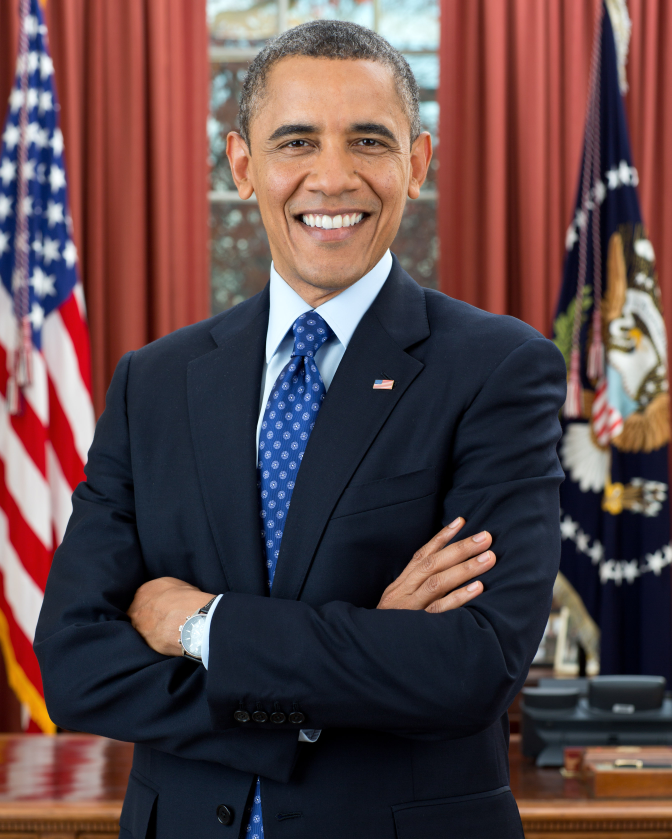
#> input picture Resimler/BarackObama.jpg, 2687 x 3356 px, given in place of the camera (shown at 1/4 size)
$ python ax_top_izleme.py
#> lines starting #> are read from the running program, lines starting #| are printed output that depends on the picture; after the words box and inside, x2 and y2 are one past the last pixel; in counts of white or black regions, pixels touching at a corner belong together
import cv2
import imutils

deltax = 0
deltay = 0


GENISLIK = 600
SADECE_MAX = False
#renk araliklarimiz
YESIL = ((29,86,6),(64,255,255))
KIRMIZI = ((139,0,0),(255,160,122))
MAVI = ((110,50,50),(130,255,255))
TURUNCU = ((160,100,47),(179,255,255))
SARI = ((10,100,100),(40,255,255))

altRenk, ustRenk = MAVI# rengimizi mavi olarak aldik


#dahili kamerayi okuma islemi
kamera = cv2.VideoCapture(0)

cv2.namedWindow('kare')
cv2.moveWindow('kare',10,10)
cv2.namedWindow('maske')
cv2.moveWindow('maske',GENISLIK+deltax,10)

while True:
    (ok,kare) = kamera.read()
#> kare is the input picture: shape (3356, 2687, 3); mean B, G, R 71.7, 70, 92.5
    # en boy oraninin korunmasini saglar genislik degerine gore yuksekligi oranliyor
    kare = imutils.resize(kare,GENISLIK)
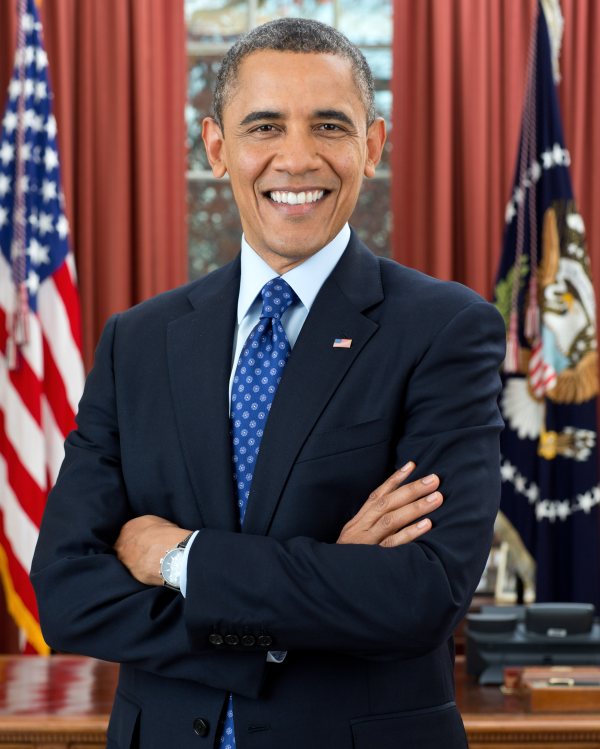
#> kare: shape (749, 600, 3); mean B, G, R 71.7, 70, 92.5
    hsv = cv2.GaussianBlur(kare,(25,25),0) # detaylari azaltmak icin bulaniklastirma
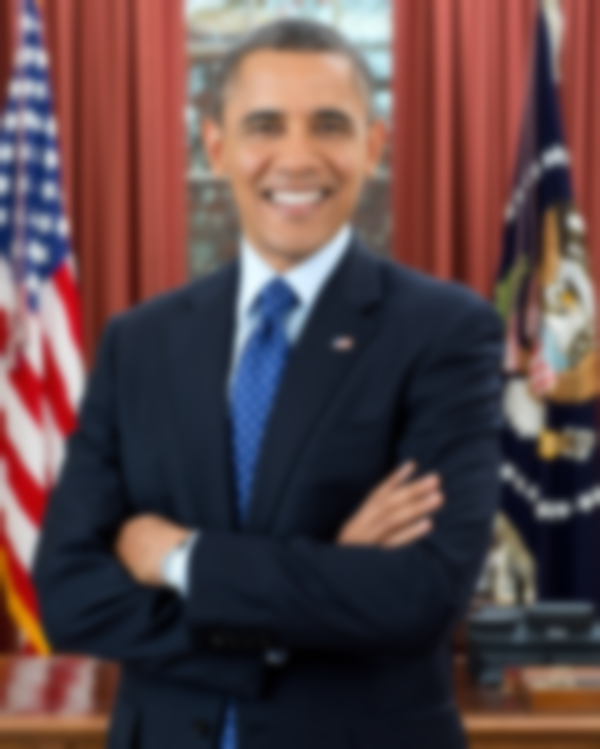
#> hsv: shape (749, 600, 3); mean B, G, R 71.7, 70, 92.5
    hsv = cv2.cvtColor(hsv, cv2.COLOR_BGR2HSV)#bgrdan HSV'ye donusturme islemi
#> hsv: shape (749, 600, 3); mean H, S, V 70.7, 116, 104.4

    maske = cv2.inRange(hsv,altRenk,ustRenk)#deger araliklari
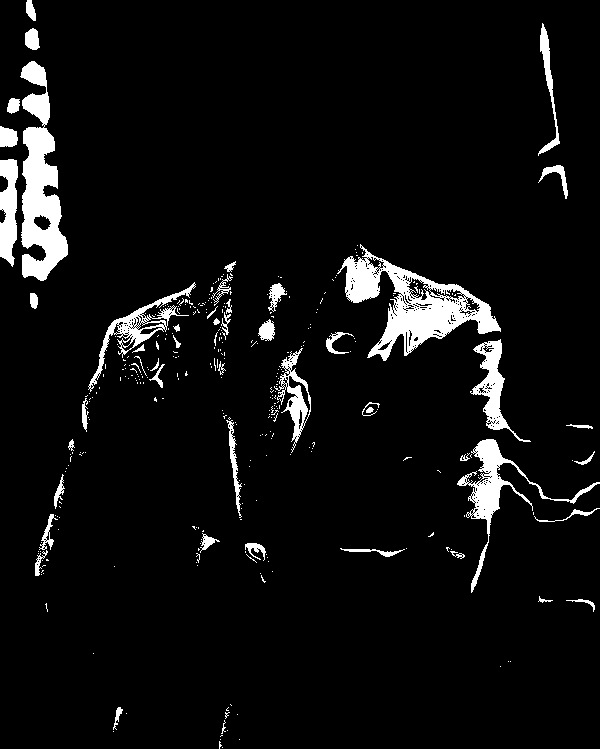
#> maske: shape (749, 600); 5.9% white; 339 white regions (288 under 20 px), largest, box (x1, y1, x2, y2) and area: (337, 244, 501, 361) 6299, (20, 61, 68, 281) 5604, (457, 439, 600, 593) 2557
    maske = cv2.erode(maske,None,iterations=3)#asindirma islemi,3 kez tekrarlaniyor
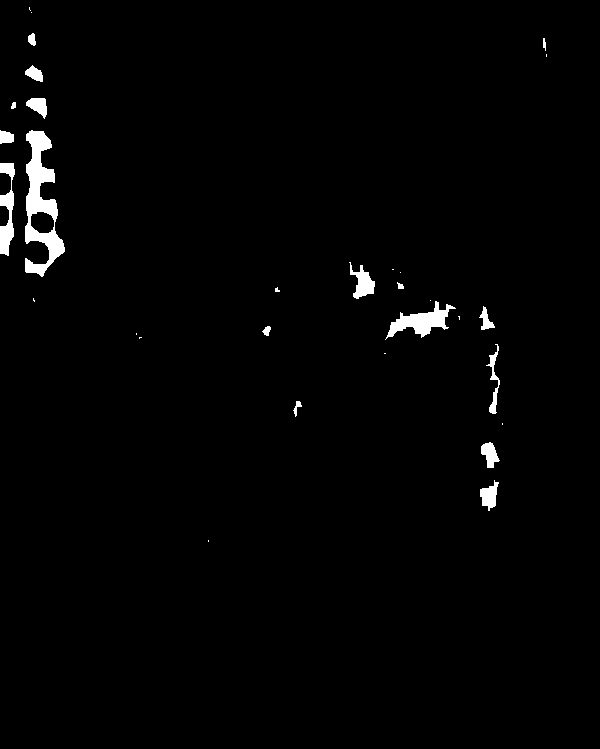
#> maske: shape (749, 600); 1.5% white; 31 white regions (14 under 20 px), largest, box (x1, y1, x2, y2) and area: (25, 130, 65, 277) 2633, (385, 301, 456, 340) 1042, (0, 163, 15, 256) 774
    maske = cv2.dilate(maske,None,iterations=3)#genisletme islemi 3 kez tekrarlaniyor
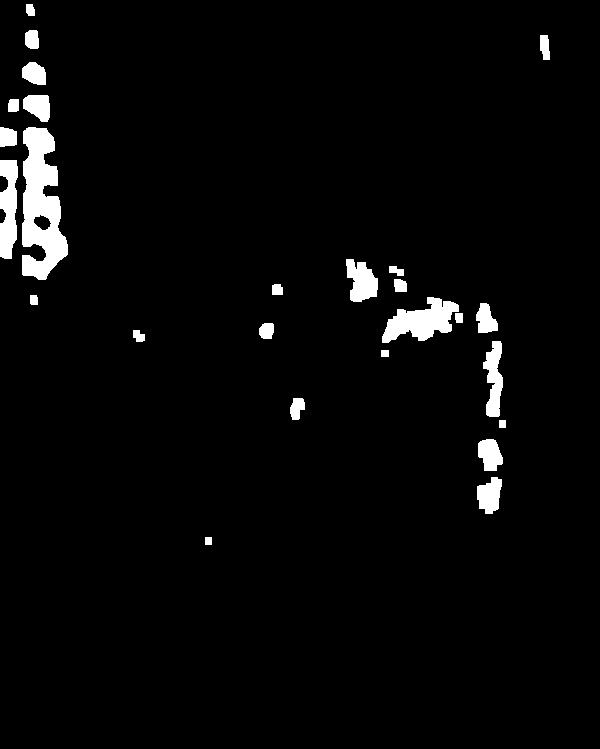
#> maske: shape (749, 600); 3.3% white; 26 white regions, largest, box (x1, y1, x2, y2) and area: (22, 127, 68, 280) 4475, (382, 297, 459, 343) 1943, (0, 160, 18, 259) 1401
    kopya = maske.copy()#maskemizi kopyaliyoruz


    sonuc = cv2.bitwise_and(kare,kare,mask= maske)#maskenin isleme alinmasi
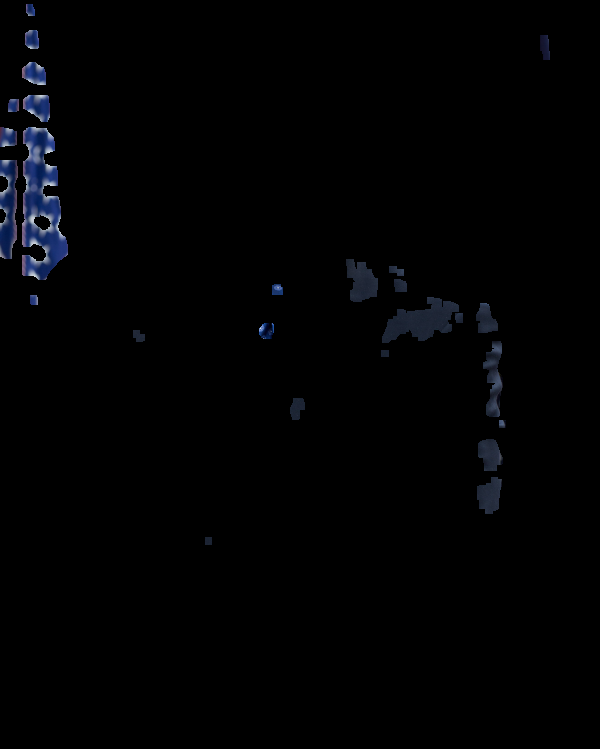
#> sonuc: shape (749, 600, 3); mean B, G, R 3, 1.9, 1.6
    cv2.imshow('kare',kare)
    cv2.imshow('maske',maske)
    cv2.imshow('sonuc',sonuc)

    cv2.waitKey(4)

kamera.release()
cv2.destroyAllWindows()
